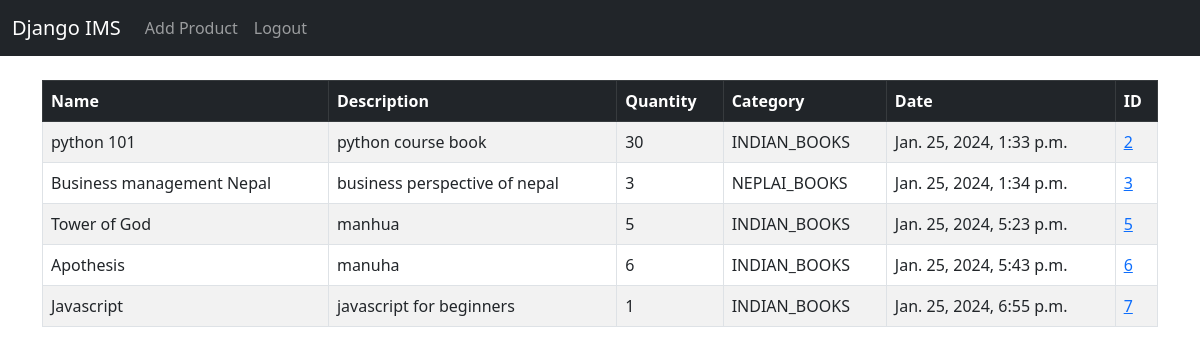
The app's page / (signed in), older data.
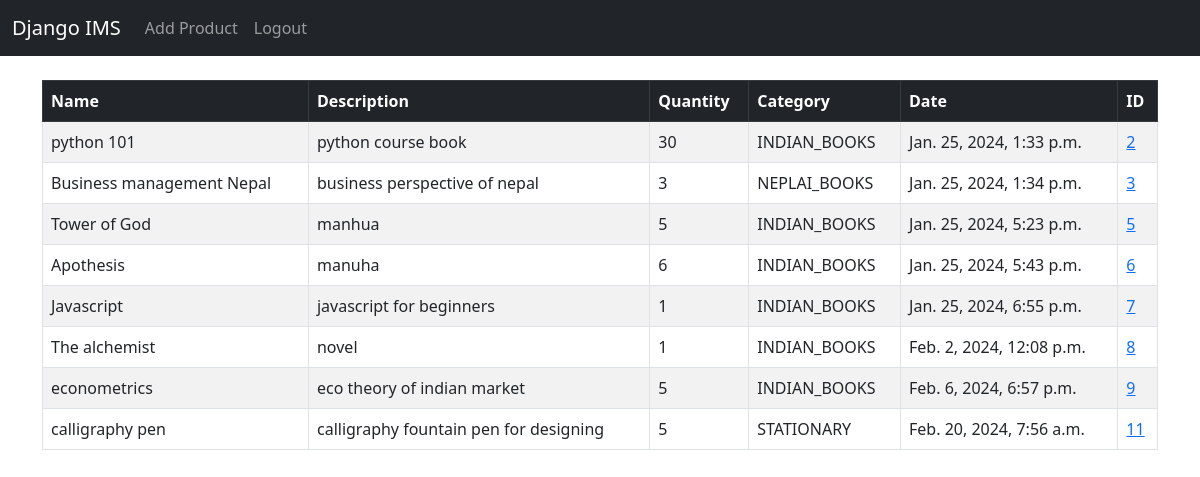
The same page, newer data.
### inventory/models.py (models this page shows, shortened)
class Product(models.Model):
    name = models.CharField(max_length=255)
    description = models.TextField()
    quantity = models.PositiveIntegerField()
    price = models.DecimalField(max_digits=10, decimal_places=2)
    category = models.CharField(max_length=20, choices=CATEGORY, default='NEPALI_BOOKS')
    date = models.DateTimeField(auto_now_add=True)

### inventory/views.py (the view)
# urls.py: 2. Add a URL to urlpatterns:  path('', views.home, name='home')
def home(request):
    products = Product.objects.all()
    if request.method == 'POST':
        username = request.POST['username']
        password = request.POST['password']
        user = authenticate(request, username=username, password=password)
        if user is not None:
            login(request, user)
            messages.success(request, "You have been Logged in successfully")
            return redirect ('home')
        else:
            messages.success(request, "There was an error")
            return redirect('home')
    else:
        return render(request, 'home.html', {'products': products})

### templates/home.html (shortened to what this page needs)
{% extends 'base.html' %}
{% block content %}
{% if user.is_authenticated %}
<table class="table table-striped table-hover table-bordered">
    <thead class="table-dark">
      <tr>
        <th scope="col">Name</th>
        <th scope="col">Description</th>
        <th scope="col">Quantity</th>
        <th scope="col">Category</th>
        <th scope="col">Date</th>
        <th scope="col">ID</th>
      </tr>
    </thead>
    <tbody>
  {% if products %}
        {% for product in products %}
          <tr>
            <td>{{product.name}}</td>
            <td>{{product.description}}</td>
            <td>{{product.quantity}}</td>
            <td>{{product.category}}</td>
            <td>{{product.date}}</td>
            <td><a href="{% url 'record' product.id %}">{{product.id}}</a></td>
          </tr>
        {% endfor %}
  {% endif %}
        </tbody>
      </table>
{% endif %}
{% endblock %}

### templates/base.html (shortened to what this page needs)
<!DOCTYPE html>
<html lang="en">
<head>
    <link href="https://cdn.jsdelivr.net/npm/bootstrap@5.0.2/dist/css/bootstrap.min.css" rel="stylesheet">
</head>
<body>
    {% include 'navbar.html' %}
    <div class="container"> </br>
        {% block content %}
        {% endblock %}
    </div>
</body>
</html>

### templates/navbar.html (shortened to what this page needs)
<nav class="navbar navbar-expand-lg navbar-dark bg-dark">
    <div class="container-fluid">
      <a class="navbar-brand" href="{% url 'home' %}">Django IMS</a>
      <div class="collapse navbar-collapse" id="navbarSupportedContent">
        <ul class="navbar-nav me-auto mb-2 mb-lg-0">
          {% if user.is_authenticated %}
          <li class="nav-item">
            <a class="nav-link" href="{% url 'add_product' %}">Add Product</a>
          </li>
          <li class="nav-item">
            <a class="nav-link" href="{% url 'logout' %}">Logout</a>
          </li>
          {% else %}
          <li class="nav-item">
            <a class="nav-link" href="{% url 'home' %}">Login</a>
          </li>
          {% endif %}
        </ul>
      </div>
    </div>
  </nav>

Row changes from the older to the newer data that the page shows:
added Product: name "The alchemist", description "novel", quantity "1", category "INDIAN_BOOKS", date "Feb. 2, 2024, 12:08 p.m.", id "8"
added Product: name "econometrics", description "eco theory of indian market", quantity "5", category "INDIAN_BOOKS", date "Feb. 6, 2024, 6:57 p.m.", id "9"
added Product: name "calligraphy pen", description "calligraphy fountain pen for designing", quantity "5", category "STATIONARY", date "Feb. 20, 2024, 7:56 a.m.", id "11"
